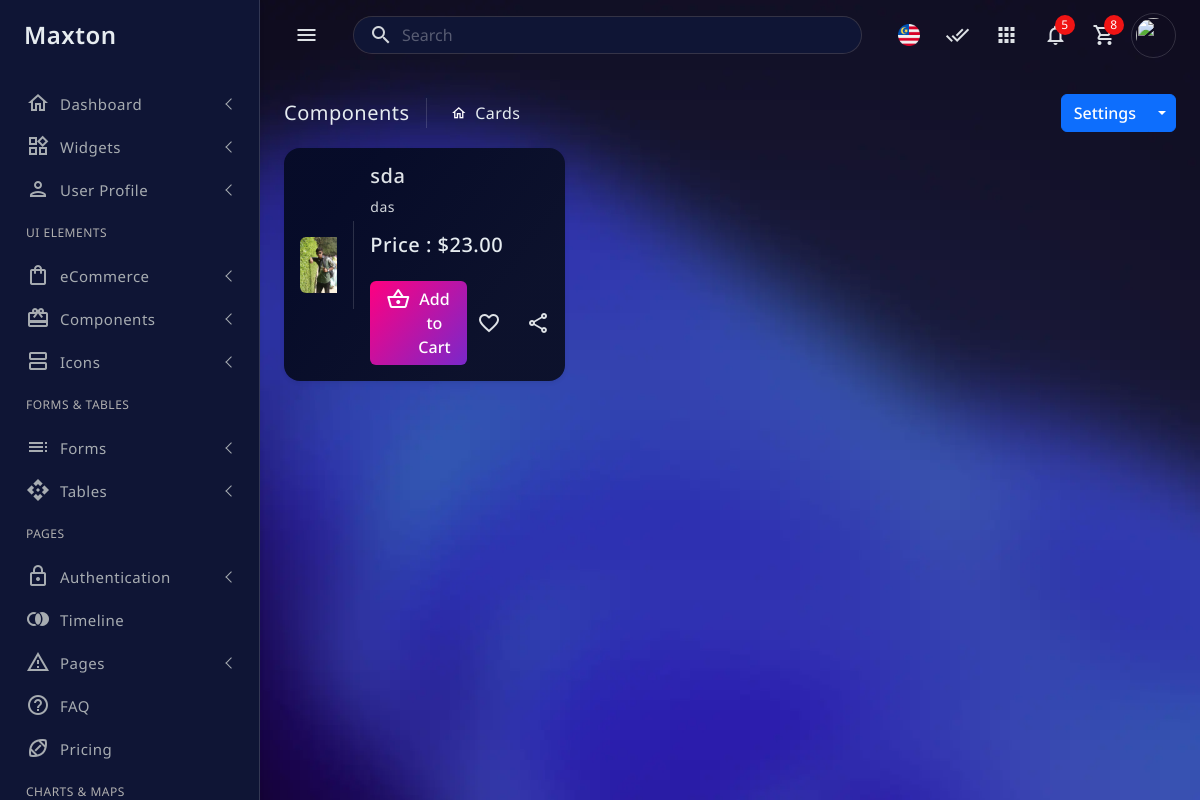
The page / on the database its author committed.
### management/models.py (models this page shows, shortened)
class Product(models.Model):
    category = models.ForeignKey(Category, on_delete=models.CASCADE, related_name='products', default=1)
    brand = models.ForeignKey(Brand, on_delete=models.CASCADE)
    title = models.CharField(max_length=255, null=True, blank=True)
    description = models.TextField(null=True, blank=True)
    vendor = models.ForeignKey(Vendor, on_delete=models.SET_NULL, null=True, blank=True, related_name='products')
    price = models.DecimalField(max_digits=10, decimal_places=2)
    sale_price = models.DecimalField(max_digits=10, decimal_places=2)
    regular_price = models.DecimalField(max_digits=10, decimal_places=2, null=True, blank=True)
    add_stock = models.PositiveIntegerField(default=0)
    restock_quantity = models.PositiveIntegerField(default=0)
    shipping_fee = models.DecimalField(max_digits=6, decimal_places=2, default=0.00)
    global_delivery = models.BooleanField(default=False)
    selected_countries = models.ManyToManyField('Country', blank=True, related_name='products_in_country')
    category = models.ForeignKey(Category, on_delete=models.CASCADE, related_name='products')
    tags = models.CharField(max_length=100, unique=True)
    collections = models.ManyToManyField(Collection, related_name='products', blank=True)
    updated = models.DateTimeField(auto_now=True)
    images = models.ImageField(upload_to='product_images/')
    attributes = models.JSONField(null=True, blank=True, help_text="Product's extra attributes like size, color, etc.")
    shipping_method = models.CharField(max_length=50, choices=[('seller', 'Fulfilled by Seller'), ('admin', 'Fulfilled by Admin')], default='admin')
    is_fragile = models.BooleanField(default=False)
    is_biodegradable = models.BooleanField(default=False)
    is_frozen = models.CharField(max_length=255, null=True, blank=True)
    max_temperature = models.DecimalField(max_digits=5, decimal_places=2, null=True, blank=True)
    expiry_date =  models.DateTimeField(null=True, blank=True)
    product_id_type = models.CharField(max_length=20, choices=[('ISBN', 'ISBN'), ('UPC', 'UPC'), ('EAN', 'EAN'), ('JAN', 'JAN')], default='ISBN')
    product_id = models.CharField(max_length=255, null=True, blank=True)
    sku = models.CharField(max_length=100, unique=True)
    color = models.CharField(max_length=100, null=True, blank=True)
    size = models.CharField(max_length=50, null=True, blank=True)

### customer/views.py (the view)
# urls.py: path('',card, name='card'),
def card (request):
    products = Product.objects.all()
    return render(request,'customer/card.html',{'products': products})

### customer/templates/customer/card.html (shortened to what this page needs)
{% extends 'management/base.html' %}
{% load static %}
{% block content %}
<main class="main-wrapper">
  <div class="main-content">
    <div class="page-breadcrumb d-none d-sm-flex align-items-center mb-3">
      <div class="breadcrumb-title pe-3">Components</div>
      <div class="ps-3">
        <nav aria-label="breadcrumb">
          <ol class="breadcrumb mb-0 p-0">
            <li class="breadcrumb-item active" aria-current="page">Cards</li>
          </ol>
        </nav>
      </div>
      <div class="ms-auto">
        <div class="btn-group">
          <button type="button" class="btn btn-primary">Settings</button>
          <button type="button" class="btn btn-primary split-bg-primary dropdown-toggle dropdown-toggle-split" data-bs-toggle="dropdown">
          </button>
        </div>
      </div>
    </div>
    <div class="row row-cols-1 row-cols-3">
      {% for product in products %}
      <div class="col">
        <div class="card rounded-4">
          <div class="row g-0 align-items-center">
            <div class="col-md-3 border-end">
              <div class="p-3 align-self-center">
                {% if product.images %}
                <img src="{{ product.images.url }}" class="w-100 rounded-start" alt="{{ product.title }}">
                {% else %}
                  <img src="{% static 'path/to/default-image.jpg' %}" class="w-100 rounded-start" alt="Default Image">
                {% endif %}
              </div>
            </div>
            <div class="col-md-8">
              <div class="card-body">
                <h5 class="card-title">{{ product.title }}</h5>
                <p class="card-text">{{ product.description }}</p>
                <h5>Price : ${{ product.price }}</h5>
                <div class="mt-4 d-flex align-items-center justify-content-between">
                  <button class="btn btn-grd btn-grd-primary d-flex gap-2 px-3 border-0">
                    <i class="material-icons-outlined">shopping_basket</i>Add to Cart
                  </button>
                  <div class="d-flex gap-1">
                    <a href="javascript:;" class="sharelink">
                      <i class="material-icons-outlined">favorite_border</i>
                    </a>
                    <div class="dropdown position-relative">
                      <a href="javascript:;" class="sharelink dropdown-toggle dropdown-toggle-nocaret" data-bs-auto-close="outside" data-bs-toggle="dropdown">
                        <i class="material-icons-outlined">share</i>
                      </a>
                    </div>
                  </div>
                </div>
              </div>
            </div>
          </div>
        </div>
      </div>
      {% endfor %}
    </div>
  </div>
</main>
{% endblock %}

### static/sass/main.css (style rules this page uses)
body { position: relative; font-size: 14px; font-family: "Noto Sans", sans-serif; letter-spacing: 0.5px; background-color: #eff1f3; }
.main-wrapper { margin-top: 70px; padding-bottom: 20px; margin-left: 260px; transition: ease-out 0.3s; }
.main-wrapper .main-content { padding: 1.5rem; }
.main-wrapper .main-content .breadcrumb-title { font-size: 20px; border-right: 1.5px solid #aaa4a4; }
.main-wrapper .main-content .page-breadcrumb .breadcrumb li.breadcrumb-item { font-size: 16px; }
.main-wrapper .main-content .page-breadcrumb .breadcrumb-item + .breadcrumb-item::before { display: inline-block; padding-right: 0.5rem; font-family: "Material Icons Outlined"; content: "\e88a"; }
.main-wrapper .main-content .sharelink { display: flex; align-items: center; justify-content: center; color: #494949; width: 45px; height: 45px; border-radius: 50%; transition: all 0.3s; }
.dropdown-toggle-nocaret:after { display: none; }

### static/sass/blue-theme.css (style rules this page uses)
[data-bs-theme=blue-theme] body { --bs-heading-color: #e6ecf0; --bs-body-color: #d3d7dc; --bs-body-bg: #0f1535; --bs-body-bg-2: #181f4a; --bs-transparent-bg: rgba(255, 255, 255, 0.10); --bs-border-color-translucent: rgba(226, 232, 240, 0.15); --bs-border-color: rgba(255, 255, 255, 0.15); --sticky-header-bg: rgba(255, 255, 255, 0.45); --bs-disabled-bg: #4b5481; --bs-tertiary-bg: #181f4a; --bs-card-bg: #070c29; background-image: url(../assets/images/bg-themes/body-background-1.webp); background-attachment: fixed; background-size: cover; background-repeat: no-repeat; background-color: transparent; color: var(--bs-body-color); background-color: var(--bs-body-bg-2); }
[data-bs-theme=blue-theme] body .card { background-image: linear-gradient(127.09deg, rgba(6, 11, 40, 0.94) 19.41%, rgba(10, 14, 35, 0.49) 76.65%); }
[data-bs-theme=blue-theme] body .card-title { color: #dee2e6; }
[data-bs-theme=blue-theme] body .main-wrapper .main-content .sharelink { color: #dee2e6; }
[data-bs-theme=blue-theme] body .page-breadcrumb .breadcrumb-item.active { color: var(--bs-heading-color); }
[data-bs-theme=blue-theme] body .page-breadcrumb .breadcrumb-title { color: var(--bs-heading-color); font-size: 20px; border-right: 1.5px solid; border-color: var(--bs-border-color); }
[data-bs-theme=blue-theme] body .page-breadcrumb .breadcrumb-item + .breadcrumb-item::before { color: #fff; }

### rows shown on the page
Product: images (picture), title "sda", description "das", price "23.00"
